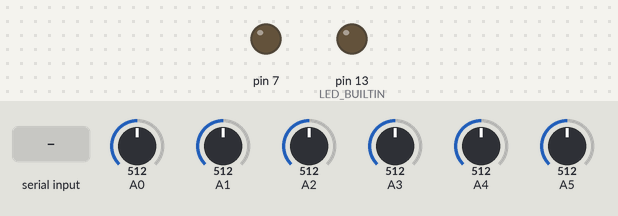
Recording of a sketch running on a simulated Arduino Uno, built with avr-gcc and run on an emulated ATmega328P. Parts: output pins drawn as LEDs (lit = HIGH). The test bench sets the inputs (shaded band); at power-on: A0 = 512, A1 = 512, A2 = 512, A3 = 512, A4 = 512, A5 = 512. What the sketch prints to the serial monitor is not drawn.

Above: at 1.2 s.
1.3 s: "START\n" received over Serial
At 2.5 s:
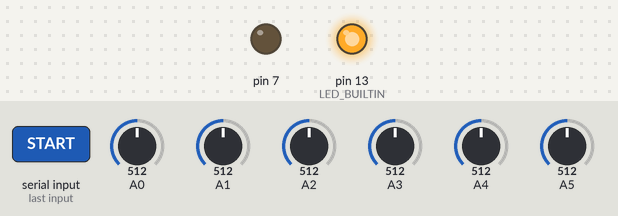
2.8 s: A0 set to 716
4.6 s: A1 set to 716
6.4 s: A2 set to 716
8.1 s: A3 set to 716
9.9 s: A4 set to 716
Timing chart, 0 to 12.6 s (numbered marks = the images above; inputs shaded):
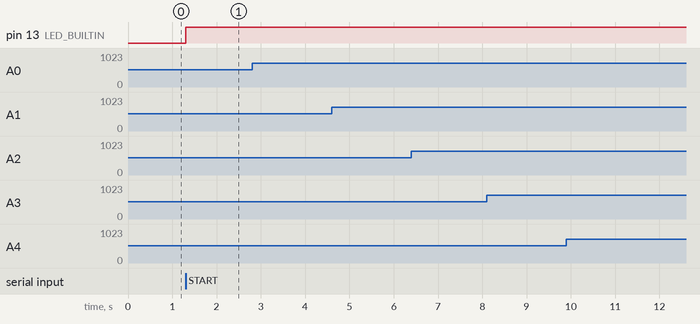

Measured:
- after the input at 1.3 s, pin 13 (LED_BUILTIN): LOW → HIGH at once
- after the input at 2.8 s, every drawn part: stays the same
- after the input at 4.6 s, every drawn part: stays the same
- after the input at 6.4 s, every drawn part: stays the same
- after the input at 8.1 s, every drawn part: stays the same
- after the input at 9.9 s, every drawn part: stays the same

The sketch:

chords-lsl.ino
```cpp
// (licence header left out)
#include <Arduino.h>

/**
** Select your board from list below
** Uncomment only your board macro
**/

// #define BOARD_NANO_CLONE
// #define BOARD_MAKER_NANO
// #define BOARD_NANO_CLASSIC
#define BOARD_UNO_R3
// #define BOARD_GENUINO_UNO
// #define BOARD_UNO_CLONE
// #define BOARD_MAKER_UNO
// #define BOARD_MEGA_2560_R3
// #define BOARD_MEGA_2560_CLONE

// Board specific macros
// Do not edit anything!
#if defined(BOARD_UNO_R3)
#define BOARD_NAME "UNO-R3"
#define NUM_CHANNELS 6
#elif defined(BOARD_GENUINO_UNO)
#define BOARD_NAME "GENUINO-UNO"
#define NUM_CHANNELS 6
#elif defined(BOARD_UNO_CLONE) || defined(BOARD_MAKER_UNO)
#define BOARD_NAME "UNO-CLONE"
#define NUM_CHANNELS 6
#elif defined(BOARD_NANO_CLASSIC)
#define BOARD_NAME "NANO-CLASSIC"
#define NUM_CHANNELS 8
#elif defined(BOARD_NANO_CLONE) || defined(BOARD_MAKER_NANO)
#define BOARD_NAME "NANO-CLONE"
#define NUM_CHANNELS 8
#elif defined(BOARD_MEGA_2560_R3)
#define BOARD_NAME "MEGA-2560-R3"
#define NUM_CHANNELS 16
#elif defined(BOARD_MEGA_2560_CLONE)
#define BOARD_NAME "MEGA-2560-CLONE"
#define NUM_CHANNELS 16
#else
#error "Board type not selected, please uncomment your BOARD macro!"
#endif

// Common macros
#define SAMP_RATE 125
#define BAUD_RATE 115200
#define HEADER_LEN 3                                    // Header = SYNC_BYTE_1 + SYNC_BYTE_2 + Counter
#define PACKET_LEN (NUM_CHANNELS * 2 + HEADER_LEN + 1)  // Packet length = Header + Data + END_BYTE
#define SYNC_BYTE_1 0xC7                                // Packet first byte
#define SYNC_BYTE_2 0x7C                                // Packet second byte
#define END_BYTE 0x01                                   // Packet last byte

// defines for setting and clearing register bits
#ifndef cbi
#define cbi(sfr, bit) (_SFR_BYTE(sfr) &= ~_BV(bit))
#endif
#ifndef sbi
#define sbi(sfr, bit) (_SFR_BYTE(sfr) |= _BV(bit))
#endif

// Global constants and variables
uint8_t packetBuffer[PACKET_LEN];  // The transmission packet
uint8_t currentChannel;            // Current channel being sampled
uint16_t adcValue = 0;             // ADC current value
bool timerStatus = false;          // SATUS bit
bool bufferReady = false;          // Buffer ready status bit


// Designed for 125 Hz!!!!
// Coeff arrays: one entry per section.
const int NUM_SECTIONS = 4;
const float ECG_a1[NUM_SECTIONS] = { 0.70682283f, 0.95028224f, -1.95360385f, -1.98048558f };
const float ECG_a2[NUM_SECTIONS] = { 0.15621030f, 0.54073140f, 0.95423412f, 0.98111344f };
const float ECG_b0[NUM_SECTIONS] = { 0.28064917f, 1.00000000f, 1.00000000f, 1.00000000f };
const float ECG_b1[NUM_SECTIONS] = { 0.56129834f, 2.00000000f, -2.00000000f, -2.00000000f };
const float ECG_b2[NUM_SECTIONS] = { 0.28064917f, 1.00000000f, 1.00000000f, 1.00000000f };

// Per-channel state: z1 and z2 for each section and each channel
// z_state[channel][section][state_index] where state_index 0 => z1, 1 => z2
static float z_state[NUM_CHANNELS][NUM_SECTIONS][2];


float ECGFilterChannel(uint8_t channel, float input) {
  float output = input;
  for (int s = 0; s < NUM_SECTIONS; ++s){
    float z1 = z_state[channel][s][0];
    float z2 = z_state[channel][s][1];
    float x = output - ECG_a1[s] * z1 - ECG_a2[s] * z2;
    output = ECG_b0[s] * x + ECG_b1[s] * z1 + ECG_b2[s] * z2;
    z_state[channel][s][1] = z1;
    z_state[channel][s][0] = x;
  }
  return output;
}

// searches for the string sfind in the string str
// returns 1 if string found
// returns 0 if string not found

bool timerStart() {
  timerStatus = true;
  digitalWrite(LED_BUILTIN, HIGH);
  // Enable Timer1 Compare A interrupt
  return TIMSK1 |= (1 << OCIE1A);
}

bool timerStop() {
  timerStatus = false;
  bufferReady = false;
  digitalWrite(LED_BUILTIN, LOW);
  // Disable Timer1 Compare A interrupt
  return TIMSK1 &= ~(1 << OCIE1A);
}

// ISR for Timer1 Compare A match (called based on the sampling rate)
ISR(TIMER1_COMPA_vect) {
  // ADC value Reading, Converting, and Storing:
    for (currentChannel = 0; currentChannel < NUM_CHANNELS; currentChannel++) {

      // Read ADC input
      adcValue = analogRead(currentChannel);

      //FILTER
      float raw_f = (float)adcValue -512.0f;
      float filtered_f = ECGFilterChannel(currentChannel, raw_f);
      filtered_f = raw_f;
      int16_t filtered_i16 = (int16_t) round(filtered_f);
      uint16_t encoded = (uint16_t)( (uint16_t)filtered_i16 + 0x8000 );

      // Store current values in packetBuffer to send.
      packetBuffer[((2 * currentChannel) + HEADER_LEN)] = highByte(encoded);     // Write High Byte
      packetBuffer[((2 * currentChannel) + HEADER_LEN + 1)] = lowByte(encoded);  // Write Low Byte
    }

    // Increment the packet counter
    packetBuffer[2]++;

    bufferReady = true;

}

void timerBegin(float sampling_rate) {
  cli();  // Disable global interrupts

  // Set prescaler division factor to 16
  sbi(ADCSRA, ADPS2);  // 1
  cbi(ADCSRA, ADPS1);  // 0
  cbi(ADCSRA, ADPS0);  // 0

  // Calculate OCR1A based on the interval
  // OCR1A = (16MHz / (Prescaler * Desired Time)) - 1
  // Prescaler options: 1, 8, 64, 256, 1024
  unsigned long ocrValue = (16000000 / (8 * sampling_rate)) - 1;

  // Configure Timer1 for CTC mode (Clear Timer on Compare Match)
  TCCR1A = 0;  // Clear control register A
  TCCR1B = 0;  // Clear control register B
  TCNT1 = 0;   // Clear counter value

  // Set the calculated value in OCR1A register
  OCR1A = ocrValue;

  // Set CTC mode (WGM12 bit) and set the prescaler to 8
  TCCR1B |= (1 << WGM12) | (1 << CS11);  // Prescaler = 8

  sei();  // Enable global interrupts
}

void setup() {
  Serial.begin(BAUD_RATE);
  pinMode(7, OUTPUT);
  // while (!Serial) {
  //   ;  // Wait for serial port to connect. Needed for native USB
  // }

  // Status LED
  pinMode(LED_BUILTIN, OUTPUT);
  digitalWrite(LED_BUILTIN, LOW);

  // Initialize packetBuffer
  packetBuffer[0] = SYNC_BYTE_1;            // Sync 0
  packetBuffer[1] = SYNC_BYTE_2;            // Sync 1
  packetBuffer[2] = 0;                      // Packet counter
  packetBuffer[PACKET_LEN - 1] = END_BYTE;  // End Byte

  // Setup timer
  timerBegin(SAMP_RATE);
}

void loop() {
  if (Serial.available()) {
    String command = Serial.readStringUntil('\n');
    command.trim();         // Remove extra spaces or newline characters
    command.toUpperCase();  // Normalize to uppercase for case-insensitivity

    Serial.print(command);
    Serial.print(command == "STOP");
    Serial.print("\n");

    uint8_t commandPacket[16] = {0};

    if (command == "WHORU") {
      // Serial.println(BOARD_NAME);
      commandPacket[0] = 0x2;
      commandPacket[1] = 0x0;
      commandPacket[2] = 0x0;

      int i = 3;
      for (char c : BOARD_NAME) {
        commandPacket[i] = (uint8_t) c;
        i++;
      }
      commandPacket[15] = 0x2;
      Serial.write(commandPacket, 16);
    }

    else if (command == "START")  {
      timerStart();
    }
    // else if (command == "STOP")  // Stop data acquisition
    // {
    //   timerStop();
    // }
    else if (command == "STATUS") {
      // Serial.println(timerStatus ? "RUNNING" : "STOPPED");
      commandPacket[0] = 0x2;
      commandPacket[1] = 0x0;
      commandPacket[2] = 0x0;

      int i = 3;
      for (char c : (timerStatus? "RUNNING" : "STOPPED")) {
        commandPacket[i] = (uint8_t) c;
        i++;
      }
      commandPacket[15] = 0x2;
      Serial.write(commandPacket, 16);
    }
    else {
      commandPacket[0] = 0x2;
      commandPacket[1] = 0x0;
      commandPacket[2] = 0x0;

      int i = 3;
      for (char c : "STOP / ?") {
        commandPacket[i] = (uint8_t) c;
        i++;
      }
      commandPacket[15] = 0x2;
      Serial.write(commandPacket, 16);
      timerStop();
    }
  }
  // Send data if the buffer is ready and the timer is activ
  if (timerStatus and bufferReady) {
    // Send the packetBuffer to the Serial port
    Serial.write(packetBuffer, PACKET_LEN);
    // Reset the bufferReady flag
    bufferReady = false;
  }


}
```
